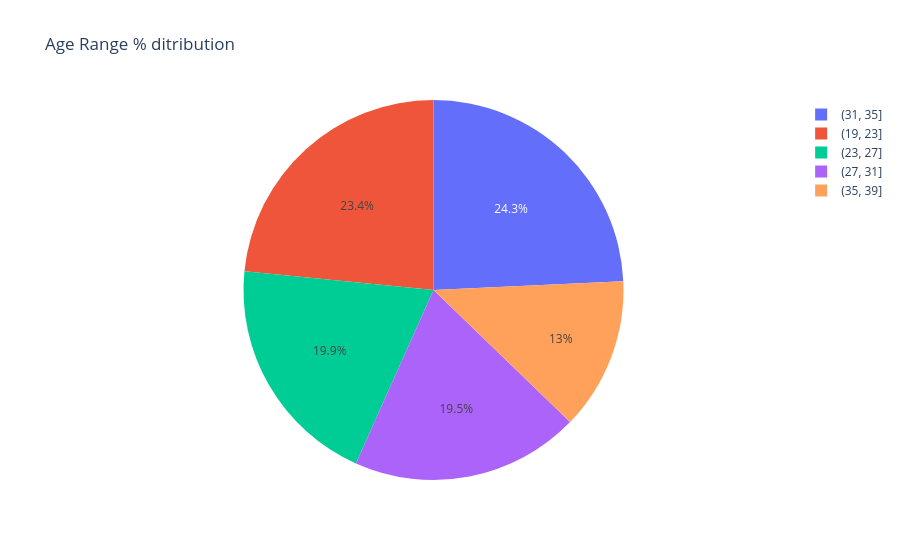

Notebook cell for this chart:
### Code cell
fig = px.pie(data_frame=q3, names='Age_Range',values='count',
            title='Age Range % ditribution')
fig.show()

### Figure 1 — Plotly figure (JSON) as saved in the notebook; plotly's stock layout.template omitted (floating-point values rounded to 4 significant figures)
{"data": [{"domain": {"x": [0, 1], "y": [0, 1]}, "hovertemplate": "Age_Range=%{label}<br>count=%{value}<extra></extra>", "labels": ["(31, 35]", "(19, 23]", "(23, 27]", "(27, 31]", "(35, 39]"], "legendgroup": "", "name": "", "showlegend": true, "type": "pie", "values": [116, 112, 95, 93, 62]}], "layout": {"legend": {"tracegroupgap": 0}, "title": {"text": "Age Range % ditribution"}}}
